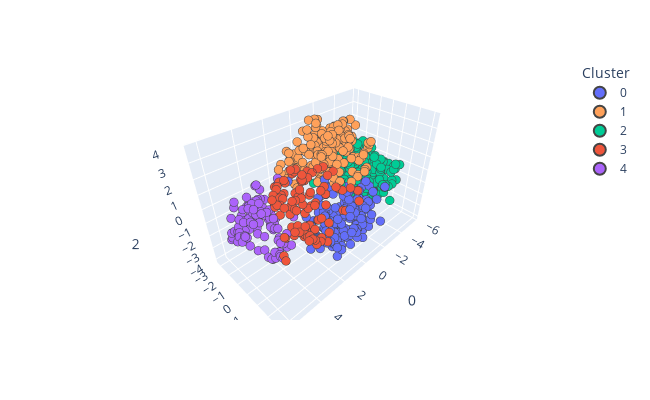

The notebook cell this image was saved under:
### Markdown cell above
In 3D t-SNE coordinates

### Code cell
tsne = TSNE(n_components=3, perplexity=150, init='pca', learning_rate='auto', 
            random_state=42)
df_tsne = pd.DataFrame(tsne.fit_transform(X))
df_tsne['Cluster'] = bzcat_pca_dropna.reset_index()['cluster_kmeans']
df_tsne['Cluster'] = df_tsne['Cluster'].astype('str')
fig = px.scatter_3d(df_tsne, x=0, y=1, z=2,
              color='Cluster', width=650, height=400,
              color_discrete_sequence=['#636EFA', '#FFA15A', '#00CC96',  '#EF553B',  '#AB63FA'],
              category_orders={'Cluster': ['0', '1', '2', '3', '4']})
fig.update_layout(legend= {'itemsizing': 'constant'})
fig.update_traces(marker={'size':3}, marker_line_width=0.5)
fig.write_html('figs/clusters_nonans.html')
fig.show()
